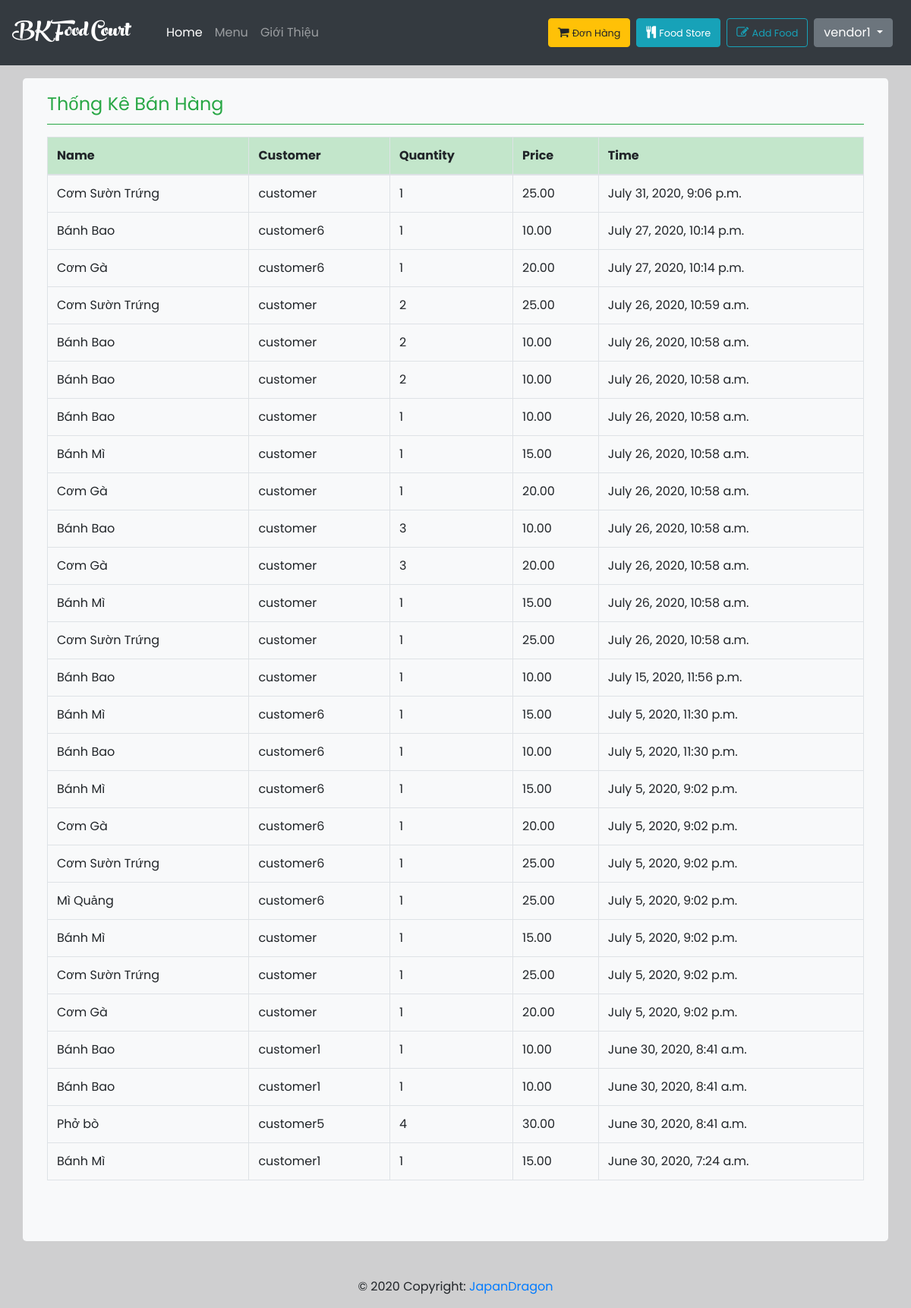
The page /report/ (signed in) on the database its author committed.
### home/models.py (models this page shows, shortened)
class OrderSuccess(models.Model):
    customer = models.ForeignKey(User, null=True, on_delete=models.CASCADE, limit_choices_to={
        'is_staff': False
    }, related_name='customer_order')
    vendor = models.ForeignKey(User, null=True, on_delete=models.CASCADE, limit_choices_to={
        'is_staff': True,
    }, related_name='vendor_order')
    food = models.CharField(max_length=200)
    quantity = models.IntegerField(default=1)
    price = models.DecimalField(max_digits=10, decimal_places=2)
    date_done = models.DateTimeField(default=timezone.now())
    class Meta:
        ordering = ('-date_done',)
    def get_item_by_vendor(self, vendor_id):
        try:
            return self.objects.filter(vendor_id=vendor_id)
        except:
            return None

### report/views.py (the view)
# urls.py: path('report/', report_view.report_view, name='report'),
def report_view(request):
    report = OrderSuccess.get_item_by_vendor(OrderSuccess, request.user.id)
    context = {
        'orders': report,
    }
    return render(request, 'report/report.html', context)

### Food/processor.py (called while the page is built)
def context(request):
    return {
        'list': foods.objects.all(),
    }

### templates/report/report.html (shortened to what this page needs)
{% extends 'home/base.html' %}
{% block container %}
<div class="container jumbotron mt-3 pt-3 bg-light">
        <fieldset class="border-bottom border-success mb-3">
            <legend class="text-success">Thống Kê Bán Hàng</legend>
        </fieldset>
        <table class="table table-{1:striped|sm|bordered|hover|inverse} table-inverse table-bordered">
            <thead class="thead-inverse|thead-default table-bordered table-success">
            <tr>
                <th>Name</th>
                <th>Customer</th>
                <th>Quantity</th>
                <th>Price</th>
                <th>Time</th>
            </tr>
            </thead>
            <tbody>
            {% for order in orders %}
                <tr>
                    <td scope="row">{{ order.food }}</td>
                    <td>{{ order.customer }}</td>
                    <td>{{ order.quantity }}</td>
                    <td>{{ order.price }}</td>
                    <td>{{ order.date_done }}</td>
                </tr>
            {% endfor %}
            </tbody>
        </table>
    </div>
{% endblock %}

### templates/home/base.html (shortened to what this page needs)
<!DOCTYPE html>
<html lang="en">
<head>
    {% load static %}
    <link rel="stylesheet" href="{% static 'bootstrap/css/bootstrap.min.css' %}">
    <link rel="stylesheet" type="text/css" href="{% static 'home/CSS/style.css' %}"/>
    <link rel="stylesheet" href="https://cdnjs.cloudflare.com/ajax/libs/font-awesome/4.7.0/css/font-awesome.min.css">
    <link rel="stylesheet" href="https://cdnjs.cloudflare.com/ajax/libs/toastr.js/latest/toastr.min.css">
</head>
<body style="padding-top: 65pt">
<nav class="navbar navbar-expand-md navbar-dark bg-dark fixed-top">
    <a href="{% url 'home' %}" class="navbar-brand">
        <div class="logo">
            BK Food Court
        </div>
    </a>
    <div class="collapse navbar-collapse ml-md-4" id="navbarCollapse">
        <div class="navbar-nav">
            <a href="{% url 'home' %}" class="nav-item nav-link active">Home</a>
            <a href="{% url 'menu' %}" class="nav-item nav-link">Menu</a>
            <a href="{% url 'intro' %}" class="nav-item nav-link">Giới Thiệu</a>
        </div>
        <div class="navbar-nav ml-auto">
            {% if user.is_authenticated %} {% if user.is_staff %}
                {% if not user.is_superuser %}
                    <a href="{% url 'donhang' %}">
                        <button class="btn btn-warning mr-2"><i class="fa fa-shopping-cart" aria-hidden="true"></i>
                            <small>Đơn Hàng</small>
                        </button>
                    </a>
                    <a href="{% url 'foodstore' %}">
                        <button class="btn btn-info mr-2"><i class="fa fa-cutlery" aria-hidden="true"></i>
                            <small>Food Store</small>
                        </button>
                    </a>
                    <a href="{% url 'addfood' %}">
                        <button class="btn btn-outline-info mr-2"><i class="fa fa-pencil-square-o"
                                                                     aria-hidden="true"></i>
                            <small>Add Food</small>
                        </button>
                    </a>
                    <div class="dropdown">
                        <button class="btn btn-secondary dropdown-toggle mr-sm-2" type="button" id="dropdownMenuButton"
                                data-toggle="dropdown" aria-haspopup="true" aria-expanded="false">
                            {{ user.get_username }}
                        </button>
                    </div>
                {% endif %}
            {% endif %} {% else %}
                <a class="btn btn-secondary nav-item mr-sm-2" href="{% url 'login' %}">Đăng nhập
                </a>
                <a class="btn nav-item btn-outline-light mr-sm-2" href="{% url 'register' %}">Đăng kí
                </a> {% endif %}
        </div>
    </div>
</nav>
{% block container %} {% endblock container %} {% block script %} {% endblock script %}
<footer class=" font-small blue">
  <div class="footer-copyright text-center py-3">© 2020 Copyright:
    <a href="https://github.com/huynhnhatlong9/" target="_blank"> JapanDragon</a>
  </div>
</footer>
</body>
</html>

### static/home/CSS/style.css (style rules this page uses)
* { text-decoration: none; }
body { position: relative; min-height: 100%; font-family: "Poppins", sans-serif; padding: 0pt; background-color: rgba(175, 175, 177, 0.6); }
.logo { font-family: peachcream !important; font-size: 40px; color: white; transition: 0.9s; }

### rows shown on the page
OrderSuccess: food "Cơm Sườn Trứng", customer "customer", quantity "1", price "25.00", date_done "July 31, 2020, 9:06 p.m."
OrderSuccess: food "Bánh Bao", customer "customer6", quantity "1", price "10.00", date_done "July 27, 2020, 10:14 p.m."
OrderSuccess: food "Cơm Gà", customer "customer6", quantity "1", price "20.00", date_done "July 27, 2020, 10:14 p.m."
OrderSuccess: food "Cơm Sườn Trứng", customer "customer", quantity "2", price "25.00", date_done "July 26, 2020, 10:59 a.m."
OrderSuccess: food "Bánh Bao", customer "customer", quantity "2", price "10.00", date_done "July 26, 2020, 10:58 a.m."
OrderSuccess: food "Bánh Bao", customer "customer", quantity "2", price "10.00", date_done "July 26, 2020, 10:58 a.m."
OrderSuccess: food "Bánh Bao", customer "customer", quantity "1", price "10.00", date_done "July 26, 2020, 10:58 a.m."
OrderSuccess: food "Bánh Mì", customer "customer", quantity "1", price "15.00", date_done "July 26, 2020, 10:58 a.m."
OrderSuccess: food "Cơm Gà", customer "customer", quantity "1", price "20.00", date_done "July 26, 2020, 10:58 a.m."
OrderSuccess: food "Bánh Bao", customer "customer", quantity "3", price "10.00", date_done "July 26, 2020, 10:58 a.m."
OrderSuccess: food "Cơm Gà", customer "customer", quantity "3", price "20.00", date_done "July 26, 2020, 10:58 a.m."
OrderSuccess: food "Bánh Mì", customer "customer", quantity "1", price "15.00", date_done "July 26, 2020, 10:58 a.m."
OrderSuccess: food "Cơm Sườn Trứng", customer "customer", quantity "1", price "25.00", date_done "July 26, 2020, 10:58 a.m."
OrderSuccess: food "Bánh Bao", customer "customer", quantity "1", price "10.00", date_done "July 15, 2020, 11:56 p.m."
OrderSuccess: food "Bánh Mì", customer "customer6", quantity "1", price "15.00", date_done "July 5, 2020, 11:30 p.m."
OrderSuccess: food "Bánh Bao", customer "customer6", quantity "1", price "10.00", date_done "July 5, 2020, 11:30 p.m."
OrderSuccess: food "Bánh Mì", customer "customer6", quantity "1", price "15.00", date_done "July 5, 2020, 9:02 p.m."
OrderSuccess: food "Cơm Gà", customer "customer6", quantity "1", price "20.00", date_done "July 5, 2020, 9:02 p.m."
OrderSuccess: food "Cơm Sườn Trứng", customer "customer6", quantity "1", price "25.00", date_done "July 5, 2020, 9:02 p.m."
OrderSuccess: food "Mì Quảng", customer "customer6", quantity "1", price "25.00", date_done "July 5, 2020, 9:02 p.m."
OrderSuccess: food "Bánh Mì", customer "customer", quantity "1", price "15.00", date_done "July 5, 2020, 9:02 p.m."
OrderSuccess: food "Cơm Sườn Trứng", customer "customer", quantity "1", price "25.00", date_done "July 5, 2020, 9:02 p.m."
OrderSuccess: food "Cơm Gà", customer "customer", quantity "1", price "20.00", date_done "July 5, 2020, 9:02 p.m."
OrderSuccess: food "Bánh Bao", customer "customer1", quantity "1", price "10.00", date_done "June 30, 2020, 8:41 a.m."
OrderSuccess: food "Bánh Bao", customer "customer1", quantity "1", price "10.00", date_done "June 30, 2020, 8:41 a.m."
OrderSuccess: food "Phở bò", customer "customer5", quantity "4", price "30.00", date_done "June 30, 2020, 8:41 a.m."
OrderSuccess: food "Bánh Mì", customer "customer1", quantity "1", price "15.00", date_done "June 30, 2020, 7:24 a.m."

### other values the page prints
{{ user.get_username }} "vendor1"
